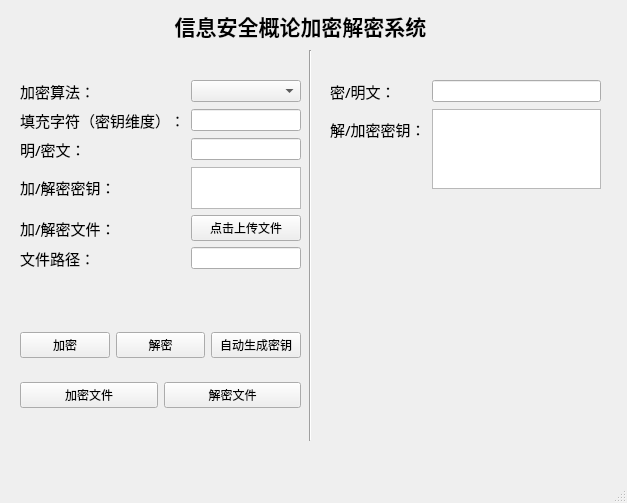
<?xml version="1.0" encoding="UTF-8"?>
<ui version="4.0">
 <class>MainWindow</class>
 <widget class="QMainWindow" name="MainWindow">
  <property name="enabled">
   <bool>true</bool>
  </property>
  <property name="geometry">
   <rect>
    <x>0</x>
    <y>0</y>
    <width>627</width>
    <height>503</height>
   </rect>
  </property>
  <property name="windowTitle">
   <string>MainWindow</string>
  </property>
  <widget class="QWidget" name="centralwidget">
   <widget class="QWidget" name="horizontalLayoutWidget_2">
    <property name="geometry">
     <rect>
      <x>0</x>
      <y>10</y>
      <width>601</width>
      <height>32</height>
     </rect>
    </property>
    <layout class="QHBoxLayout" name="horizontalLayout_2">
     <item>
      <widget class="QLabel" name="label">
       <property name="font">
        <font>
         <family>Arial Black</family>
         <pointsize>16</pointsize>
         <weight>75</weight>
         <bold>true</bold>
        </font>
       </property>
       <property name="layoutDirection">
        <enum>Qt::LeftToRight</enum>
       </property>
       <property name="lineWidth">
        <number>0</number>
       </property>
       <property name="text">
        <string>信息安全概论加密解密系统</string>
       </property>
       <property name="alignment">
        <set>Qt::AlignCenter</set>
       </property>
       <property name="indent">
        <number>-1</number>
       </property>
      </widget>
     </item>
    </layout>
   </widget>
   <widget class="QWidget" name="formLayoutWidget">
    <property name="geometry">
     <rect>
      <x>20</x>
      <y>80</y>
      <width>281</width>
      <height>190</height>
     </rect>
    </property>
    <layout class="QFormLayout" name="formLayout">
     <item row="0" column="0">
      <widget class="QLabel" name="label_2">
       <property name="font">
        <font>
         <family>Agency FB</family>
         <pointsize>11</pointsize>
        </font>
       </property>
       <property name="text">
        <string>加密算法：</string>
       </property>
      </widget>
     </item>
     <item row="0" column="1">
      <widget class="QComboBox" name="comboBox">
       <property name="enabled">
        <bool>true</bool>
       </property>
       <property name="placeholderText">
        <string/>
       </property>
      </widget>
     </item>
     <item row="2" column="0">
      <widget class="QLabel" name="label_4">
       <property name="font">
        <font>
         <family>Agency FB</family>
         <pointsize>11</pointsize>
        </font>
       </property>
       <property name="text">
        <string>明/密文：</string>
       </property>
      </widget>
     </item>
     <item row="3" column="0">
      <widget class="QLabel" name="label_5">
       <property name="font">
        <font>
         <family>Agency FB</family>
         <pointsize>11</pointsize>
        </font>
       </property>
       <property name="text">
        <string>加/解密密钥：</string>
       </property>
      </widget>
     </item>
     <item row="1" column="0">
      <widget class="QLabel" name="label_3">
       <property name="font">
        <font>
         <family>Agency FB</family>
         <pointsize>11</pointsize>
        </font>
       </property>
       <property name="text">
        <string>填充字符（密钥维度）：</string>
       </property>
       <property name="wordWrap">
        <bool>true</bool>
       </property>
      </widget>
     </item>
     <item row="1" column="1">
      <widget class="QLineEdit" name="fillChar">
       <property name="placeholderText">
        <string/>
       </property>
      </widget>
     </item>
     <item row="3" column="1">
      <widget class="QTextEdit" name="key_1">
       <property name="maximumSize">
        <size>
         <width>16777215</width>
         <height>80</height>
        </size>
       </property>
      </widget>
     </item>
     <item row="2" column="1">
      <widget class="QLineEdit" name="beforeText"/>
     </item>
     <item row="4" column="1">
      <widget class="QPushButton" name="pushButton_4">
       <property name="text">
        <string>点击上传文件</string>
       </property>
      </widget>
     </item>
     <item row="4" column="0">
      <widget class="QLabel" name="label_7">
       <property name="font">
        <font>
         <family>Agency FB</family>
         <pointsize>11</pointsize>
        </font>
       </property>
       <property name="text">
        <string>加/解密文件：</string>
       </property>
      </widget>
     </item>
     <item row="5" column="0">
      <widget class="QLabel" name="label_8">
       <property name="font">
        <font>
         <family>Agency FB</family>
         <pointsize>11</pointsize>
        </font>
       </property>
       <property name="text">
        <string>文件路径：</string>
       </property>
      </widget>
     </item>
     <item row="5" column="1">
      <widget class="QLineEdit" name="fillPath"/>
     </item>
    </layout>
   </widget>
   <widget class="QWidget" name="horizontalLayoutWidget">
    <property name="geometry">
     <rect>
      <x>20</x>
      <y>330</y>
      <width>281</width>
      <height>31</height>
     </rect>
    </property>
    <layout class="QHBoxLayout" name="horizontalLayout">
     <item>
      <widget class="QPushButton" name="pushButton">
       <property name="text">
        <string>加密</string>
       </property>
      </widget>
     </item>
     <item>
      <widget class="QPushButton" name="pushButton_2">
       <property name="text">
        <string>解密</string>
       </property>
      </widget>
     </item>
     <item>
      <widget class="QPushButton" name="pushButton_3">
       <property name="text">
        <string>自动生成密钥</string>
       </property>
      </widget>
     </item>
    </layout>
   </widget>
   <widget class="QWidget" name="formLayoutWidget_2">
    <property name="geometry">
     <rect>
      <x>330</x>
      <y>80</y>
      <width>271</width>
      <height>109</height>
     </rect>
    </property>
    <layout class="QFormLayout" name="formLayout_2">
     <item row="0" column="0">
      <widget class="QLabel" name="label_6">
       <property name="font">
        <font>
         <family>Agency FB</family>
         <pointsize>11</pointsize>
        </font>
       </property>
       <property name="text">
        <string>密/明文：</string>
       </property>
      </widget>
     </item>
     <item row="0" column="1">
      <widget class="QLineEdit" name="afterText"/>
     </item>
     <item row="1" column="0">
      <widget class="QLabel" name="label_9">
       <property name="font">
        <font>
         <family>Agency FB</family>
         <pointsize>11</pointsize>
        </font>
       </property>
       <property name="text">
        <string>解/加密密钥：</string>
       </property>
      </widget>
     </item>
     <item row="1" column="1">
      <widget class="QTextEdit" name="key_2">
       <property name="maximumSize">
        <size>
         <width>16777215</width>
         <height>80</height>
        </size>
       </property>
      </widget>
     </item>
    </layout>
   </widget>
   <widget class="Line" name="line">
    <property name="geometry">
     <rect>
      <x>300</x>
      <y>50</y>
      <width>20</width>
      <height>391</height>
     </rect>
    </property>
    <property name="orientation">
     <enum>Qt::Vertical</enum>
    </property>
   </widget>
   <widget class="QWidget" name="figure" native="true">
    <property name="geometry">
     <rect>
      <x>320</x>
      <y>209</y>
      <width>280</width>
      <height>231</height>
     </rect>
    </property>
   </widget>
   <widget class="QWidget" name="horizontalLayoutWidget_3">
    <property name="geometry">
     <rect>
      <x>20</x>
      <y>380</y>
      <width>281</width>
      <height>31</height>
     </rect>
    </property>
    <layout class="QHBoxLayout" name="horizontalLayout_3">
     <item>
      <widget class="QPushButton" name="pushButton_5">
       <property name="text">
        <string>加密文件</string>
       </property>
      </widget>
     </item>
     <item>
      <widget class="QPushButton" name="pushButton_6">
       <property name="text">
        <string>解密文件</string>
       </property>
      </widget>
     </item>
    </layout>
   </widget>
  </widget>
  <widget class="QMenuBar" name="menubar">
   <property name="geometry">
    <rect>
     <x>0</x>
     <y>0</y>
     <width>627</width>
     <height>22</height>
    </rect>
   </property>
  </widget>
  <widget class="QStatusBar" name="statusbar"/>
 </widget>
 <resources/>
 <connections>
  <connection>
   <sender>pushButton</sender>
   <signal>clicked()</signal>
   <receiver>MainWindow</receiver>
   <slot>encrypt()</slot>
   <hints>
    <hint type="sourcelabel">
     <x>78</x>
     <y>415</y>
    </hint>
    <hint type="destinationlabel">
     <x>77</x>
     <y>360</y>
    </hint>
   </hints>
  </connection>
  <connection>
   <sender>pushButton_2</sender>
   <signal>clicked()</signal>
   <receiver>MainWindow</receiver>
   <slot>decrypt()</slot>
   <hints>
    <hint type="sourcelabel">
     <x>153</x>
     <y>414</y>
    </hint>
    <hint type="destinationlabel">
     <x>152</x>
     <y>357</y>
    </hint>
   </hints>
  </connection>
  <connection>
   <sender>pushButton_3</sender>
   <signal>clicked()</signal>
   <receiver>MainWindow</receiver>
   <slot>generateKey()</slot>
   <hints>
    <hint type="sourcelabel">
     <x>236</x>
     <y>417</y>
    </hint>
    <hint type="destinationlabel">
     <x>236</x>
     <y>352</y>
    </hint>
   </hints>
  </connection>
  <connection>
   <sender>pushButton_4</sender>
   <signal>clicked()</signal>
   <receiver>MainWindow</receiver>
   <slot>uploadFile()</slot>
   <hints>
    <hint type="sourcelabel">
     <x>209</x>
     <y>235</y>
    </hint>
    <hint type="destinationlabel">
     <x>207</x>
     <y>296</y>
    </hint>
   </hints>
  </connection>
 </connections>
 <slots>
  <slot>encrypt()</slot>
  <slot>decrypt()</slot>
  <slot>generateKey()</slot>
  <slot>uploadFile()</slot>
 </slots>
</ui>
